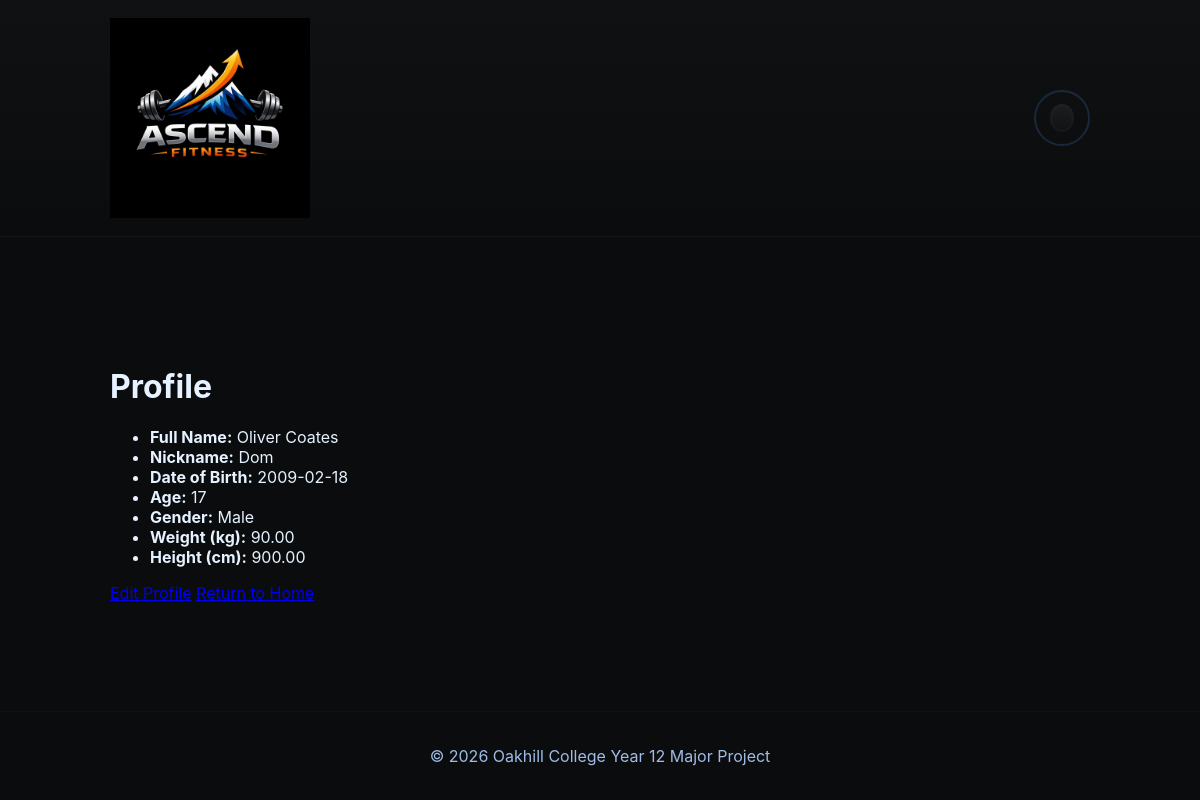
Page /users/profile/ (signed in) on the earlier database version.
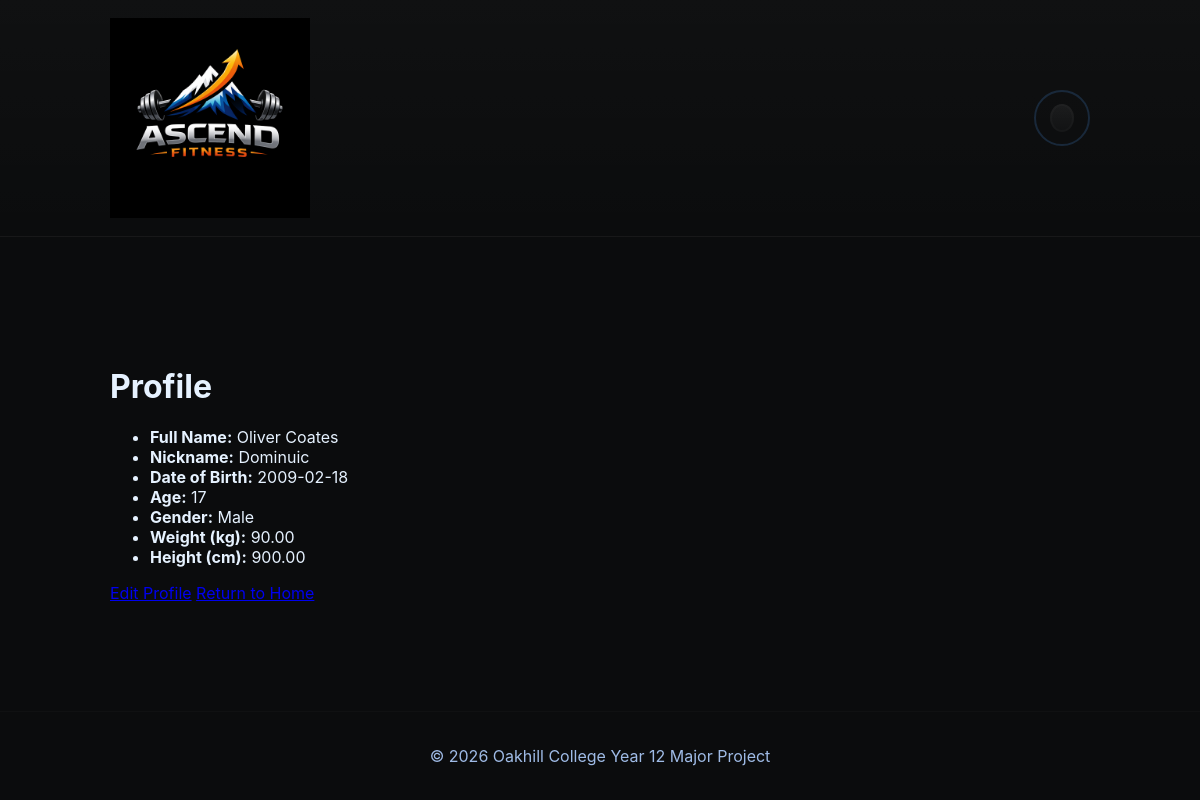
Same page on the later database version.
### users/models.py (models this page shows, shortened)
class Profile(models.Model):
    user = models.OneToOneField(User, on_delete=models.CASCADE, related_name="profile")
    nickname = models.CharField(max_length=30, unique=True)
    full_name = models.CharField(max_length=100, blank=True, null=True)
    date_of_birth = models.DateField(blank=True, null=True)
    GENDER_MALE = 'M'
    GENDER_FEMALE = 'F'
    GENDER_OTHER = 'O'
    GENDER_CHOICES = [
        (GENDER_MALE, 'Male'),
        (GENDER_FEMALE, 'Female'),
        (GENDER_OTHER, 'Other'),
    ]
    gender = models.CharField(max_length=1, choices=GENDER_CHOICES, blank=True, null=True)
    weight_kg = models.DecimalField(max_digits=6, decimal_places=2, blank=True, null=True)
    height_cm = models.DecimalField(max_digits=6, decimal_places=2, blank=True, null=True)
    @property
    def age(self):
        if self.date_of_birth:
            today = date.today()
            return today.year - self.date_of_birth.year - ((today.month, today.day) < (self.date_of_birth.month, self.date_of_birth.day))
        return None

### users/views.py (the view)
# urls.py: path('profile/', views.profile, name='profile'),
@login_required(login_url='users:login')
def profile(request):
    return render(request, 'users/profile.html', {'profile': request.user.profile, 'user': request.user})

### users/templates/users/profile.html
{% extends 'my_app/base.html' %}
{% block content %}
<h1>Profile</h1>
<ul>
    <li><strong>Full Name:</strong> {{ profile.full_name }}</li>
    <li><strong>Nickname:</strong> {{ profile.nickname }}</li>
    <li><strong>Date of Birth:</strong> {{ profile.date_of_birth|date:'Y-m-d' }}</li>
    <li><strong>Age:</strong> {{ profile.age }}</li>
    <li><strong>Gender:</strong> {{ profile.get_gender_display }}</li>
    <li><strong>Weight (kg):</strong> {{ profile.weight_kg }}</li>
    <li><strong>Height (cm):</strong> {{ profile.height_cm }}</li>
</ul>
<a href="{% url 'users:create_profile' %}">Edit Profile</a>
<a href="{% url 'my_app:home' %}">Return to Home</a>
{% endblock %}

### my_app/templates/my_app/base.html (shortened to what this page needs)
{% load static %}
<!DOCTYPE html>
<html lang="en">
<head>
    <link rel="stylesheet" href="{% static 'my_app/styles.css' %}">
</head>
<body>
    <header>
        <div class="header-inner">
            <div class="logo">
                <a href="{% url 'my_app:home' %}"><img src="{% static 'my_app/Ascend_Fitness.png' %}" alt="my_app Logo"></a>
            </div>
            <div class="user-area">
                {% if request.user.is_authenticated %}
                <div class="user-info">
                    <div class="avatar-wrapper" style="position:relative">
                        <button id="avatarBtn" class="avatar-btn" aria-haspopup="true" aria-expanded="false" aria-label="Open profile menu"></button>
                    </div>
                </div>
                {% endif %}
            </div>
        </div>
    </header>
    <main>
        <div class="container">
        {% block content %}
        {% endblock %}
        </div>
    </main>
    <footer>
        <p>&copy; 2026 Oakhill College Year 12 Major Project</p>
    </footer>
</body>
</html>

### my_app/static/my_app/styles.css (style rules this page uses)
:root { --bg: #0b0c0d; --surface: #0f1113; --muted-surface: #121317; --text: #e6f2ff; --muted-text: #9fbbe6; --accent: #1a73e8; --accent-strong: #0f5ecb; --danger: #ff5252; --radius: 10px; --max-width: 980px; }
* { box-sizing:border-box }
html,body { height:100% }
body { margin:0; background:var(--bg); color:var(--text); font-family:Inter, ui-sans-serif, system-ui, -apple-system, "Segoe UI", Roboto, "Helvetica Neue", Arial; -webkit-font-smoothing:antialiased; -moz-osx-font-smoothing:grayscale; display:flex; flex-direction:column; min-height:100vh; }
header { width:100%; background:linear-gradient(180deg, rgba(255,255,255,0.02), transparent); border-bottom:1px solid rgba(255,255,255,0.03); padding:18px 12px; }
.header-inner { max-width:var(--max-width); margin:0 auto; display:flex; align-items:center; justify-content:space-between; gap:12px; }
.logo { display:flex; align-items:center; justify-content:center; }
.logo img { height:200px; width:auto; display:block; }
.user-area { display:flex; align-items:center; justify-content:flex-end; gap:12px; }
.avatar-btn { width:56px; height:56px; border-radius:50%; display:inline-flex; align-items:center; justify-content:center; background:transparent; border:2px solid rgba(255,255,255,0.06); color:var(--text); font-weight:700; font-size:18px; cursor:pointer; position:relative; }
.avatar-btn::before { content:''; display:block; width:28px; height:28px; border-radius:50%; background:linear-gradient(180deg,rgba(255,255,255,0.06),rgba(255,255,255,0.02)); box-shadow:inset 0 0 0 2px rgba(255,255,255,0.02); }
.avatar-btn { border-color:rgba(78,161,255,0.18) }
main { flex:1 0 auto;display:flex;align-items:center;justify-content:center;padding:28px 16px }
.container { width:100%;max-width:var(--max-width) }
button, .btn, input[type="submit"] { background:var(--accent); color:white;border:none;padding:10px 14px;border-radius:8px;cursor:pointer;font-weight:600; }
footer { background:transparent;color:var(--muted-text);padding:18px 12px;text-align:center;border-top:1px solid rgba(255,255,255,0.02) }

Differences in the rows shown:
changed Profile "Oliver Coates": nickname "Dom" → "Dominuic"
